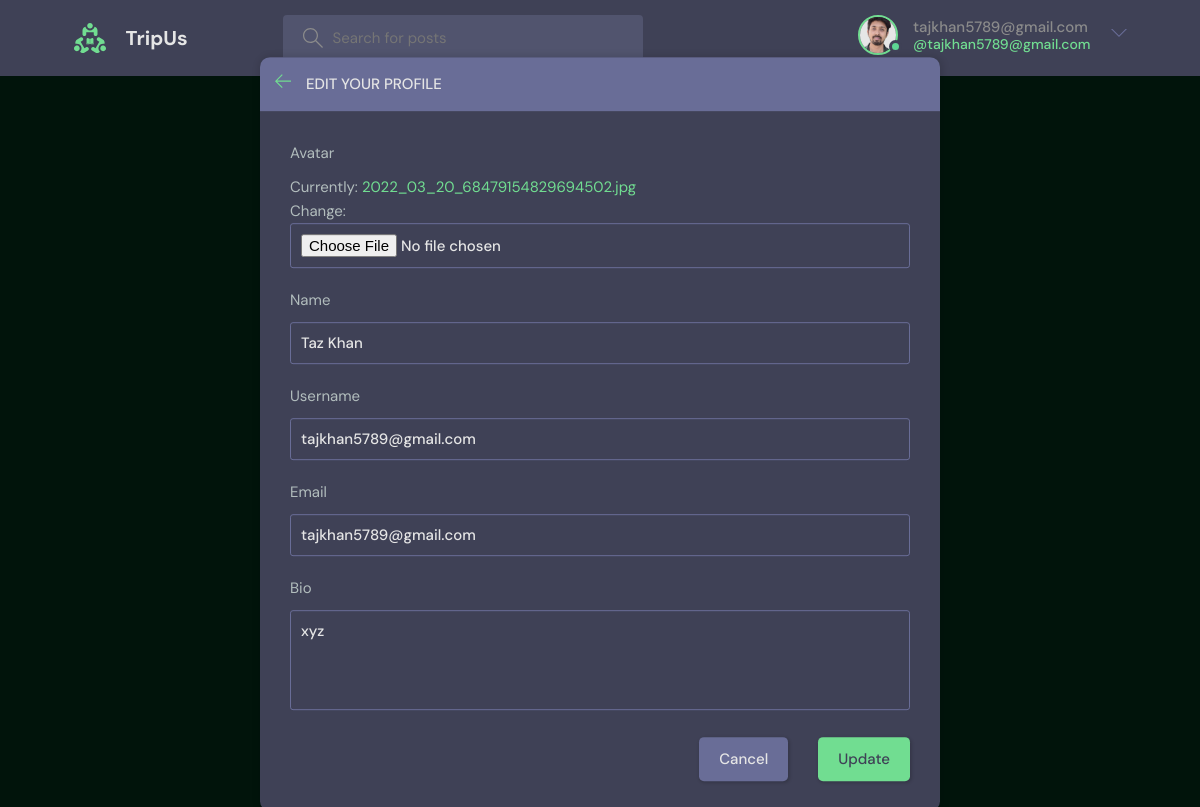
The page /update-user/ (signed in) on the database its author committed.
### base/models.py (models this page shows)
class User(AbstractUser):
    name = models.CharField(max_length=200, null=True)
    email = models.EmailField(unique=True, null=True)
    bio = models.TextField(null=True)
    avatar = models.ImageField(null=True, default="avatar.svg")
    USERNAME_FIELD = 'username'
    REQUIRED_FIELDS = []

### base/views.py (the view)
# urls.py: path('update-user/', views.updateUser, name="update-user"),
@login_required(login_url='login')
def updateUser(request):
    user = request.user
    form = UserForm(instance=user)
    if request.method == 'POST':
        form = UserForm(request.POST, request.FILES, instance=user)
        if form.is_valid():
            form.save()
            return redirect('user-profile', pk=user.id)
    return render(request, 'base/update-user.html', {'form': form})

### base/forms.py
class UserForm(ModelForm):
    class Meta:
        model = User
        fields = ['avatar', 'name', 'username', 'email', 'bio']

### base/templates/base/update-user.html (shortened to what this page needs)
{% extends 'main.html' %}
{% block content %}
<main class="update-account layout">
  <div class="container">
    <div class="layout__box">
      <div class="layout__boxHeader">
        <div class="layout__boxTitle">
          <a href="{% url 'home' %}">
            <svg version="1.1" xmlns="http://www.w3.org/2000/svg" width="32" height="32" viewBox="0 0 32 32">
              <title>arrow-left</title>
              <path
                d="M13.723 2.286l-13.723 13.714 13.719 13.714 1.616-1.611-10.96-10.96h27.625v-2.286h-27.625l10.965-10.965-1.616-1.607z">
              </path>
            </svg>
          </a>
          <h3>Edit your profile</h3>
        </div>
      </div>
      <div class="layout__body">
        <form class="form" action="" method="POST" enctype="multipart/form-data">
          {% for field in form %}
          <div class="form__group">
            <label for="profile_pic">{{field.label}}</label>
            {{field}}
          </div>
          {% endfor %}
          <div class="form__action">
            <a class="btn btn--dark" href="index.html">Cancel</a>
            <button class="btn btn--main" type="submit">Update</button>
          </div>
        </form>
      </div>
    </div>
  </div>
</main>
{% endblock content %}

### templates/navbar.html (shortened to what this page needs)
{% load static %}
<header class="header header--loggedIn">
    <div class="container">
        <a href="{% url 'home' %}" class="header__logo">
            <img src="{% static 'images/logo.svg' %}" />
            <h1>TripUs</h1>
        </a>
        <form class="header__search" method="GET" action="{% url 'home' %}">
            <label>
                <input name="q" placeholder="Search for posts" />
            </label>
        </form>
        <nav class="header__menu">
            {% if request.user.is_authenticated %}
            <div class="header__user">
                <a href="{% url 'update-user' %}">
                    <div class="avatar avatar--medium active">
                        <img src="{{request.user.avatar.url}}" />
                    </div>
                    <p>{{request.user.username}} <span>@{{request.user.username}}</span></p>
                </a>
                <button class="dropdown-button">
                    <svg version="1.1" xmlns="http://www.w3.org/2000/svg" width="32" height="32" viewBox="0 0 32 32">
                        <title>chevron-down</title>
                        <path d="M16 21l-13-13h-3l16 16 16-16h-3l-13 13z"></path>
                    </svg>
                </button>
            </div>
            {% else %}
            <a href="{% url 'login' %}">
                <img src="{% static 'images/avatar.svg' %}" />
                <p>Login</p>
            </a>
            {% endif %}
        </nav>
    </div>
</header>

### rows shown on the page
User: user.avatar (picture), user.username "tajkhan5789@gmail.com", form "Taz Khan" "tajkhan5789@gmail.com" "tajkhan5789@gmail.com" "xyz"

### other values the page prints
{{ field.label }} "Avatar" "Name" "Username" "Email" "Bio"
